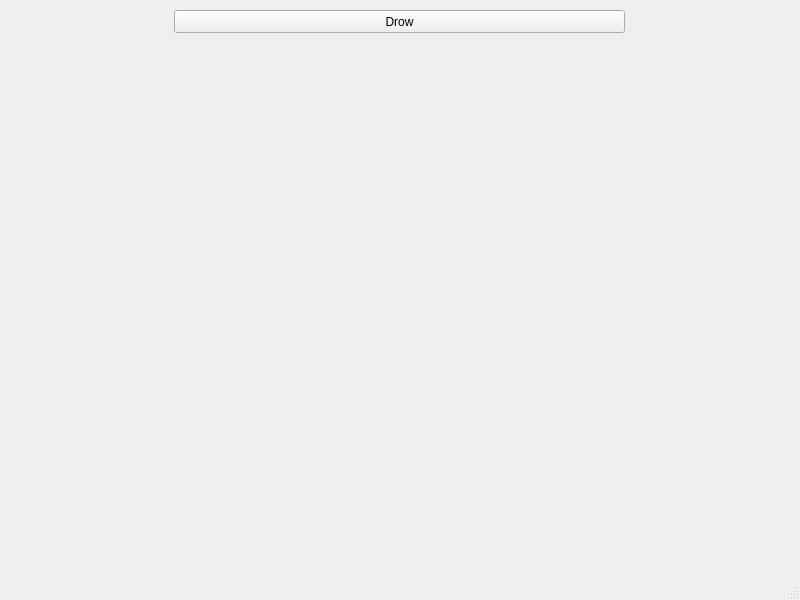
<?xml version="1.0" encoding="UTF-8"?>
<ui version="4.0">
 <class>MainWindow</class>
 <widget class="QMainWindow" name="MainWindow">
  <property name="geometry">
   <rect>
    <x>0</x>
    <y>0</y>
    <width>800</width>
    <height>600</height>
   </rect>
  </property>
  <property name="windowTitle">
   <string>MainWindow</string>
  </property>
  <widget class="QWidget" name="centralwidget">
   <widget class="QPushButton" name="drawCircle">
    <property name="geometry">
     <rect>
      <x>174</x>
      <y>10</y>
      <width>451</width>
      <height>23</height>
     </rect>
    </property>
    <property name="text">
     <string>Drow</string>
    </property>
   </widget>
  </widget>
  <widget class="QMenuBar" name="menubar">
   <property name="geometry">
    <rect>
     <x>0</x>
     <y>0</y>
     <width>800</width>
     <height>21</height>
    </rect>
   </property>
  </widget>
  <widget class="QStatusBar" name="statusbar"/>
 </widget>
 <resources/>
 <connections/>
</ui>
